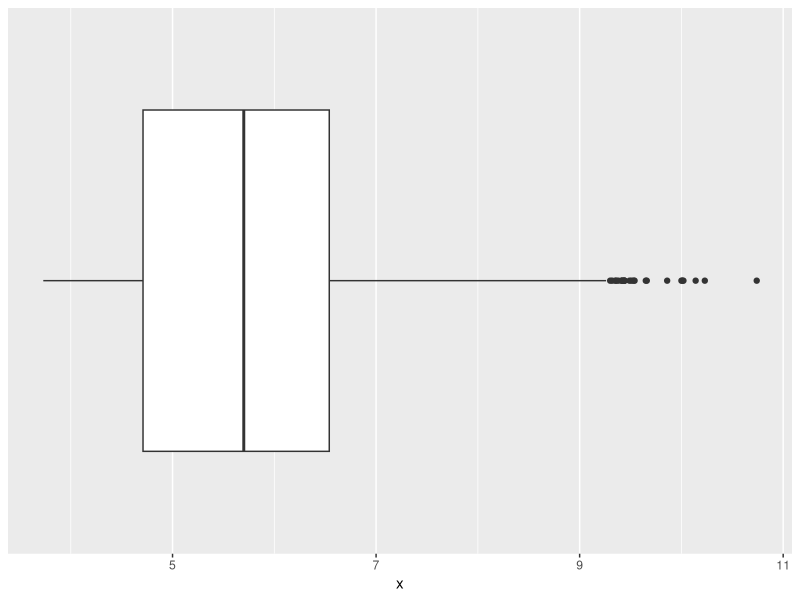
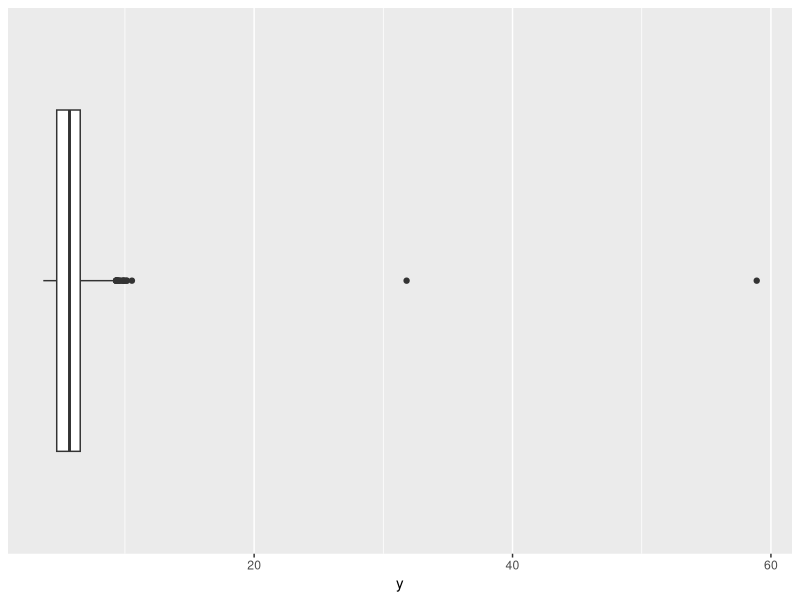
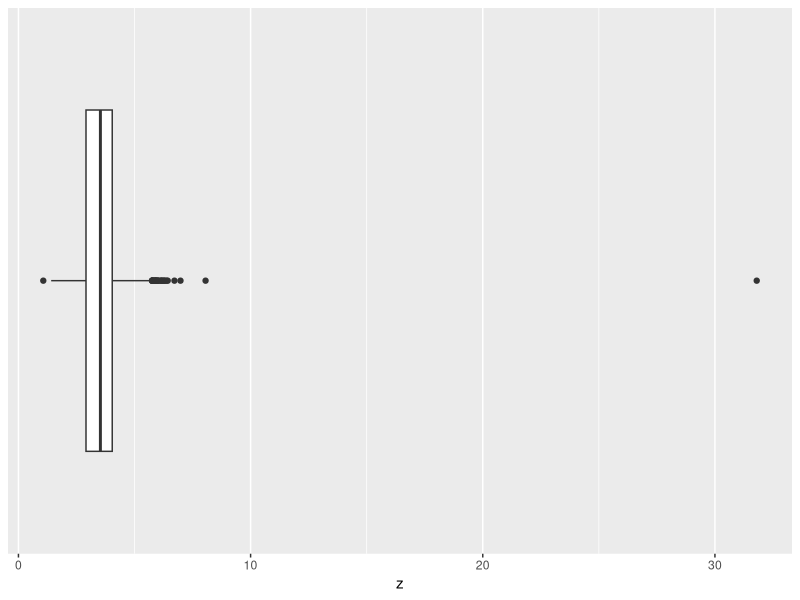
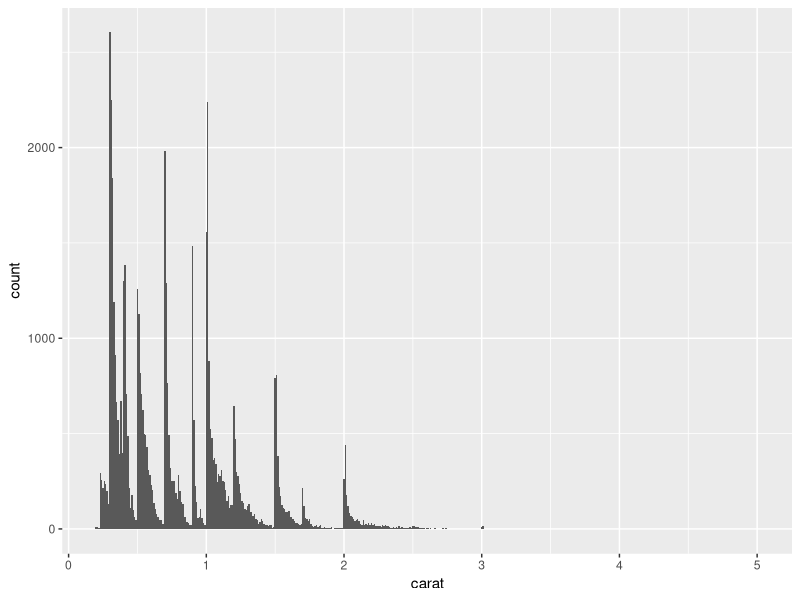
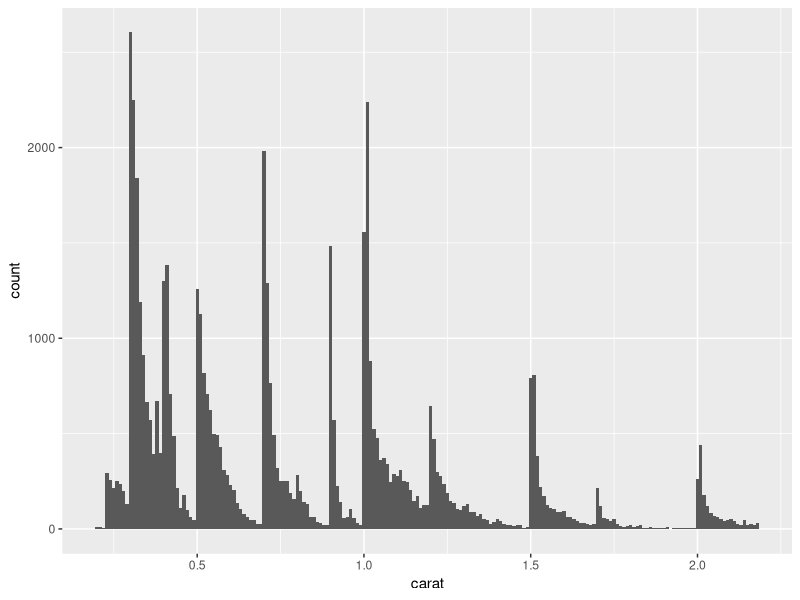
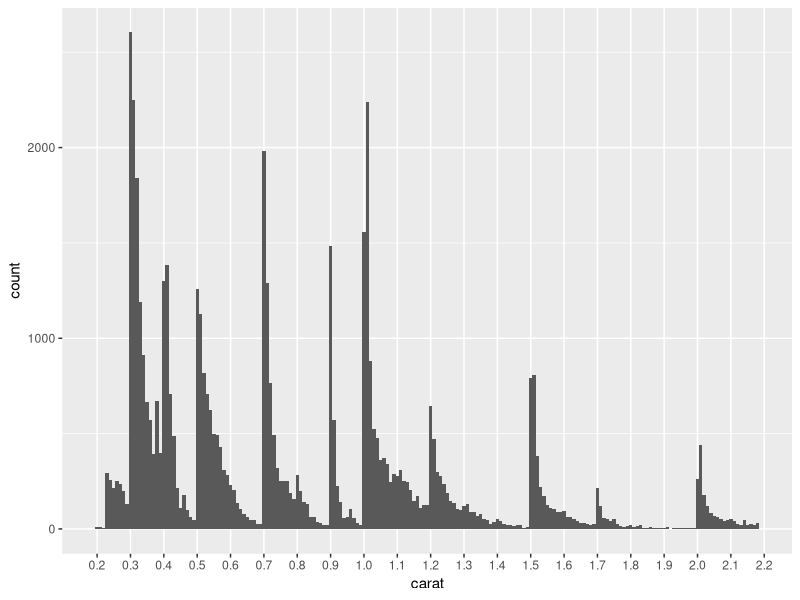
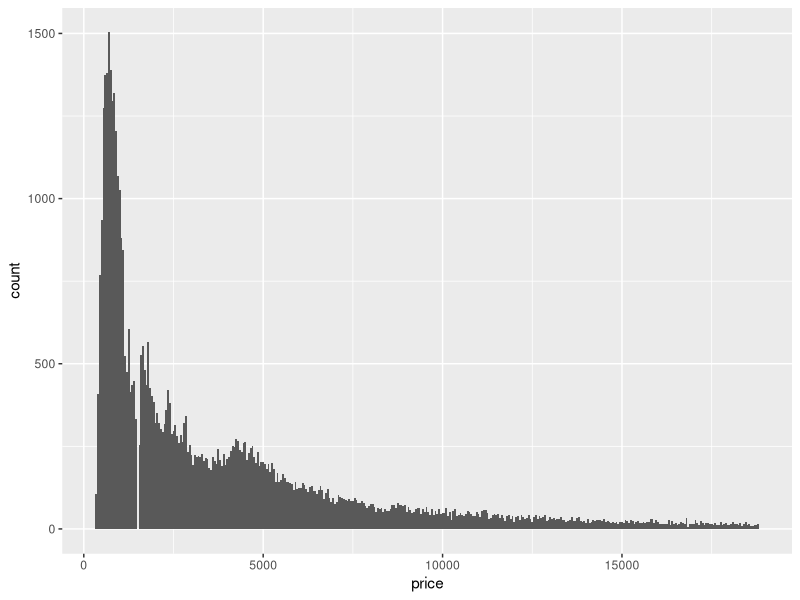
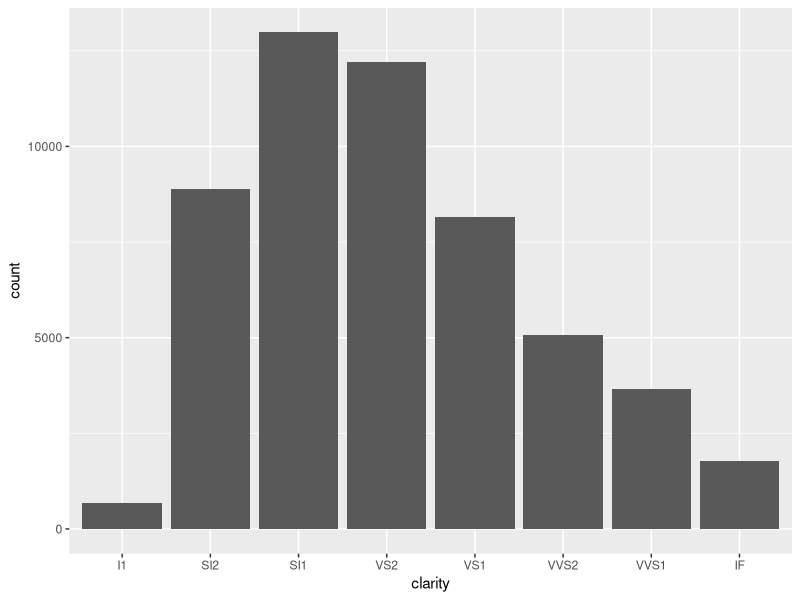

Write R code to recreate these figures, in order.
## ---- chunk 1
library(tidyverse)
## ---- chunk 2
glimpse(diamonds)
## ---- chunk 3
summary(diamonds)
## ---- chunk 4
diamonds %>% 
  filter(x == 0 | y == 0 | z == 0) %>% 
  nrow()
## ---- chunk 5
df <-
  diamonds %>% 
  filter(x > 0, y > 0, z > 0)
## ---- chunk 6
df %>% 
  ggplot(aes(x, factor(1))) +
  geom_boxplot() +
  scale_y_discrete(breaks = NULL, labels = NULL, name = NULL)
## ---- chunk 7
df %>% 
  ggplot(aes(y, factor(1))) +
  geom_boxplot() +
  scale_y_discrete(breaks = NULL, labels = NULL, name = NULL)
## ---- chunk 8
df %>% 
  ggplot(aes(z, factor(1))) +
  geom_boxplot() +
  scale_y_discrete(breaks = NULL, labels = NULL, name = NULL)
## ---- chunk 9
df <-
  df %>% 
  filter(y < 20, z < 10)
## ---- chunk 10
df %>% 
  ggplot(aes(carat)) +
  geom_histogram(binwidth = 0.01) 
## ---- chunk 11
quantile(df$carat, probs = 0.99)
## ---- chunk 12
df <- 
  df %>% 
  filter(carat <= quantile(df$carat, probs = 0.99))
## ---- chunk 13
df %>% 
  ggplot(aes(carat)) +
  geom_histogram(binwidth = 0.01)
## ---- chunk 14
df %>% 
  ggplot(aes(carat)) +
  geom_histogram(binwidth = 0.01) +
  scale_x_continuous(breaks = seq(0.2, 2.2, 0.1), minor_breaks = NULL)
## ---- chunk 15
df %>% 
  ggplot(aes(price)) +
  geom_histogram(binwidth = 50)
## ---- chunk 16
plot_bar <- function(var, data = df) {
  data %>%
    ggplot(aes({{ var }})) +
    geom_bar() 
}

plot_bar(clarity)
## ---- chunk 17
plot_bar(cut)
## ---- chunk 18
plot_bar(color)
## ---- chunk 19
df <-
  df %>%
  mutate(color = fct_rev(color))
## ---- chunk 20
plot_bar(color)
